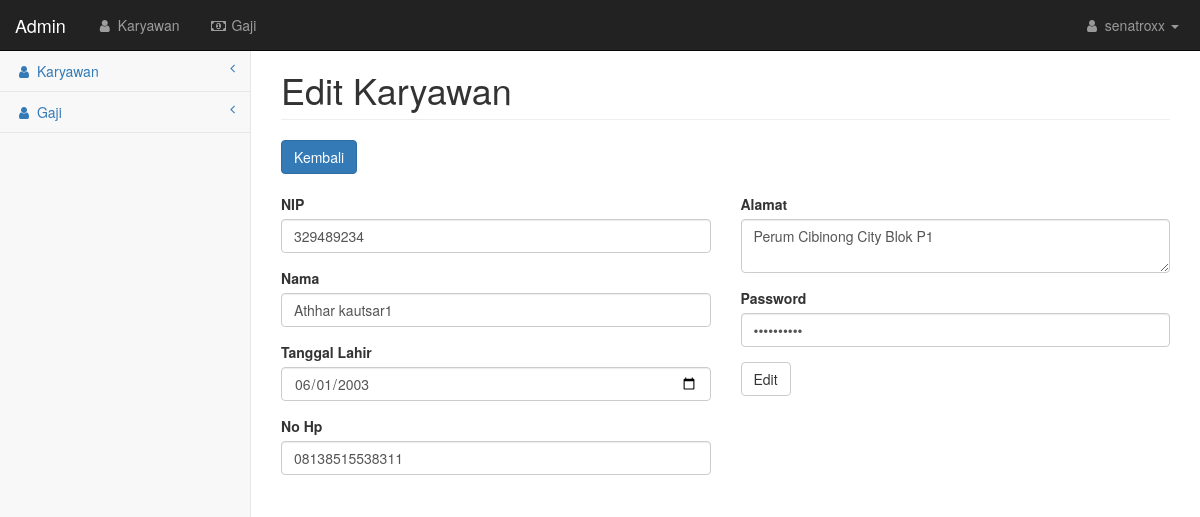
Screenshot of /admin/editKaryawan.php?nip=329489234 (signed in) with the database file from the repository.
### tables this page shows
CREATE TABLE `tbl_karyawan` (
  `nip` int(32) NOT NULL,
  `password` varchar(32) NOT NULL,
  `nama` varchar(64) NOT NULL,
  `tanggal_lahir` date NOT NULL,
  `nohp` varchar(16) NOT NULL,
  `alamat` text NOT NULL
);

### admin/editKaryawan.php (the view, shortened to what this page needs)
<?php
    include '../config/koneksi.php';
    $nip = $_GET['nip'];
    $data = mysqli_query($koneksi, "SELECT * FROM tbl_karyawan WHERE nip='$nip'");
    $fetch = mysqli_fetch_array($data);
?>
<!DOCTYPE html>
<html lang="en">
    <head>
        <link href="../css/bootstrap.min.css" rel="stylesheet">
        <link href="../css/metisMenu.min.css" rel="stylesheet">
        <link href="../css/startmin.css" rel="stylesheet">
        <link href="../css/font-awesome.min.css" rel="stylesheet" type="text/css">
    </head>
    <body>
        <div id="wrapper">
            <nav class="navbar navbar-inverse navbar-fixed-top" role="navigation">
                <div class="navbar-header">
                    <a class="navbar-brand" href="index.php">Admin</a>
                </div>
                <ul class="nav navbar-nav navbar-left navbar-top-links">
                    <li><a href="index.php"><i class="fa fa-user fa-fw"></i> Karyawan</a></li>
                    <li><a href="gaji.php"><i class="fa fa-money fa-fw"></i> Gaji</a></li>
                </ul>
                <ul class="nav navbar-right navbar-top-links">
                    <li class="dropdown">
                        <a class="dropdown-toggle" data-toggle="dropdown" href="#">
                            <i class="fa fa-user fa-fw"></i> <?= $_SESSION['data']['username'] ?> <b class="caret"></b>
                        </a>
                    </li>
                </ul>
                <div class="navbar-default sidebar" role="navigation">
                    <div class="sidebar-nav navbar-collapse">
                        <ul class="nav" id="side-menu">
                            <li>
                                <a href="index.php"><i class="fa fa-user fa-fw"></i> Karyawan<span class="fa arrow"></span></a>
                            </li>
                            <li>
                                <a href="gaji.php"><i class="fa fa-user fa-fw"></i> Gaji<span class="fa arrow"></span></a>
                            </li>
                        </ul>
                    </div>
                </div>
            </nav>
            <div id="page-wrapper">
                <div class="container-fluid">
                    <div class="row">
                        <div class="col-lg-12">
                            <h1 class="page-header">Edit Karyawan</h1>
                            <a class="btn btn-primary" style="margin-bottom:20px" href="index.php">Kembali</a>
                        </div>
                    </div>
                    <div class="row">
                    <form action="updateKaryawan.php" method="post">
                        <div class="col-lg-6">
                            <div class="form-group">
                                <label for="nip">NIP</label>
                                <input class="form-control" value="<?= $fetch['nip'] ?>" type="number" name="nip" id="" onkeydown="return false">
                            </div>
                            <div class="form-group">
                                <label for="nama">Nama</label>
                                <input class="form-control" value="<?= $fetch['nama'] ?>" type="text" name="nama" id="">
                            </div>
                            <div class="form-group">
                                <label for="lahir">Tanggal Lahir</label>
                                <input class="form-control" value="<?= $fetch['tanggal_lahir'] ?>" type="date" name="lahir" id="">
                            </div>
                            <div class="form-group">
                                <label for="hp">No Hp</label>
                                <input class="form-control" value="<?= $fetch['nohp'] ?>" type="number" name="hp" id="">
                            </div>
                        </div>
                        <div class="col-lg-6">
                            <div class="form-group">
                                <label for="alamat">Alamat</label>
                                <textarea class="form-control" name="alamat" id=""><?= $fetch['alamat'] ?></textarea>
                            </div>
                            <div class="form-group">
                                <label for="password">Password</label>
                                <input class="form-control" type="password" name="password" id="" value="<?= $fetch['password'] ?>">
                            </div>
                            <input class="btn btn-default" type="submit" value="Edit">
                        </div>
                    </form>
                    </div>
                </div>
            </div>
        </div>
    </body>
</html>

### css/startmin.css (style rules this page uses)
body { background-color: #f8f8f8; }
#wrapper { width: 100%; }
#page-wrapper { padding-top: 30px; min-height: 568px; background-color: #fff; }
@media (min-width:768px) { #page-wrapper { position: inherit; margin-left: 250px; padding: 30px 15px 0 15px; border-left: 1px solid #e7e7e7; } }
.navbar-header { float: left; }
.navbar-left { float: left; }
.navbar-right { text-align: right; }
.navbar-top-links { margin: 0; }
.navbar-top-links li { display: inline-block; }
.navbar-top-links li:last-child { margin-right: 6px; }
.navbar-top-links li a { padding: 15px; min-height: 50px; }
.navbar-top-links>li>a { color: #999; }
.sidebar .sidebar-nav.navbar-collapse { padding-right: 0; padding-left: 0; }
.sidebar ul li { border-bottom: 1px solid #e7e7e7; }
.sidebar .arrow { float: right; }
.sidebar .fa.arrow:before { content: "\f104"; }
@media (min-width:768px) { .sidebar { z-index: 1; position: absolute; width: 250px; margin-top: 51px; } }

### rows the page displays
tbl_karyawan: nip "329489234", nama "Athhar kautsar1", lahir "06/01/2003", hp "08138515538311", alamat "Perum Cibinong City Blok P1"

### other values shown
$_SESSION['data']['username'] "senatroxx"
